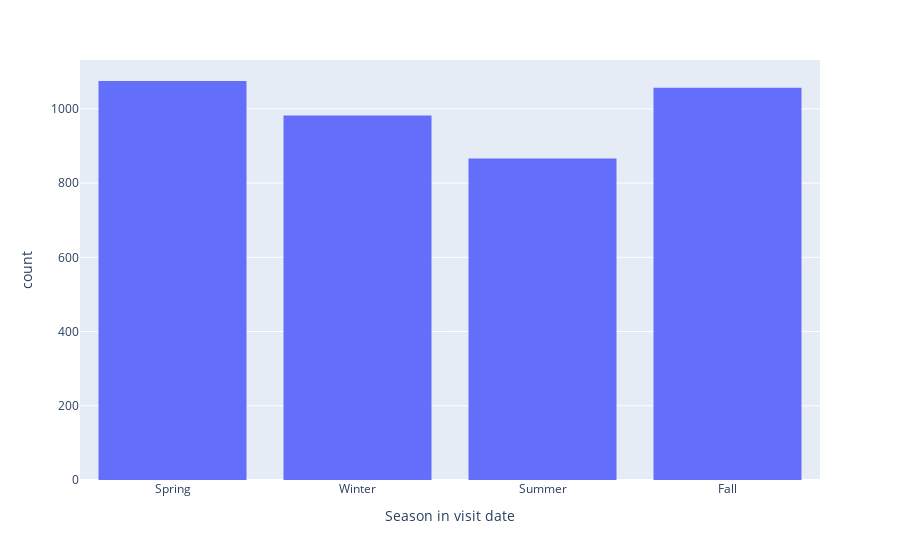

The notebook cell saved with this chart:
### Code cell
data["Season_visitdate"] = data["Date_of_visit"].apply(lambda x:"Spring" if x.month in [3,4,5] 
                                                       else("Summer" if x.month in [6,7,8]
                                                           else("Fall" if x.month in [9,10,11]
                                                                else "Winter")))
fig = px.histogram(data, x="Season_visitdate", nbins = 10,
                  labels = {"Season_visitdate": "Season in visit date"})
fig.show()


data["Season_visitdate"] = data["Season_visitdate"].map({"Spring" : 1,
                                                        "Summer" : 2,
                                                        "Fall" : 3,
                                                        "Winter" : 4})
Spring_data = data[data["Season_visitdate"] == 1]
Summer_data = data[data["Season_visitdate"] == 2]
Fall_data = data[data["Season_visitdate"] == 3]
Winter_data = data[data["Season_visitdate"] == 4]

### Figure 1 — Plotly figure (JSON) as saved in the notebook; plotly's stock layout.template omitted (floating-point values rounded to 4 significant figures; data arrays with more than 128 entries replaced by an {"elided": "..."} marker saying what was removed)
{"data": [{"alignmentgroup": "True", "bingroup": "x", "hovertemplate": "Season in visit date=%{x}<br>count=%{y}<extra></extra>", "legendgroup": "", "marker": {"color": "#636efa", "pattern": {"shape": ""}}, "name": "", "nbinsx": 10, "offsetgroup": "", "orientation": "v", "showlegend": false, "type": "histogram", "x": {"elided": "3980 str values"}, "xaxis": "x", "yaxis": "y"}], "layout": {"barmode": "relative", "legend": {"tracegroupgap": 0}, "margin": {"t": 60}, "xaxis": {"anchor": "y", "domain": [0, 1], "title": {"text": "Season in visit date"}}, "yaxis": {"anchor": "x", "domain": [0, 1], "title": {"text": "count"}}}}
